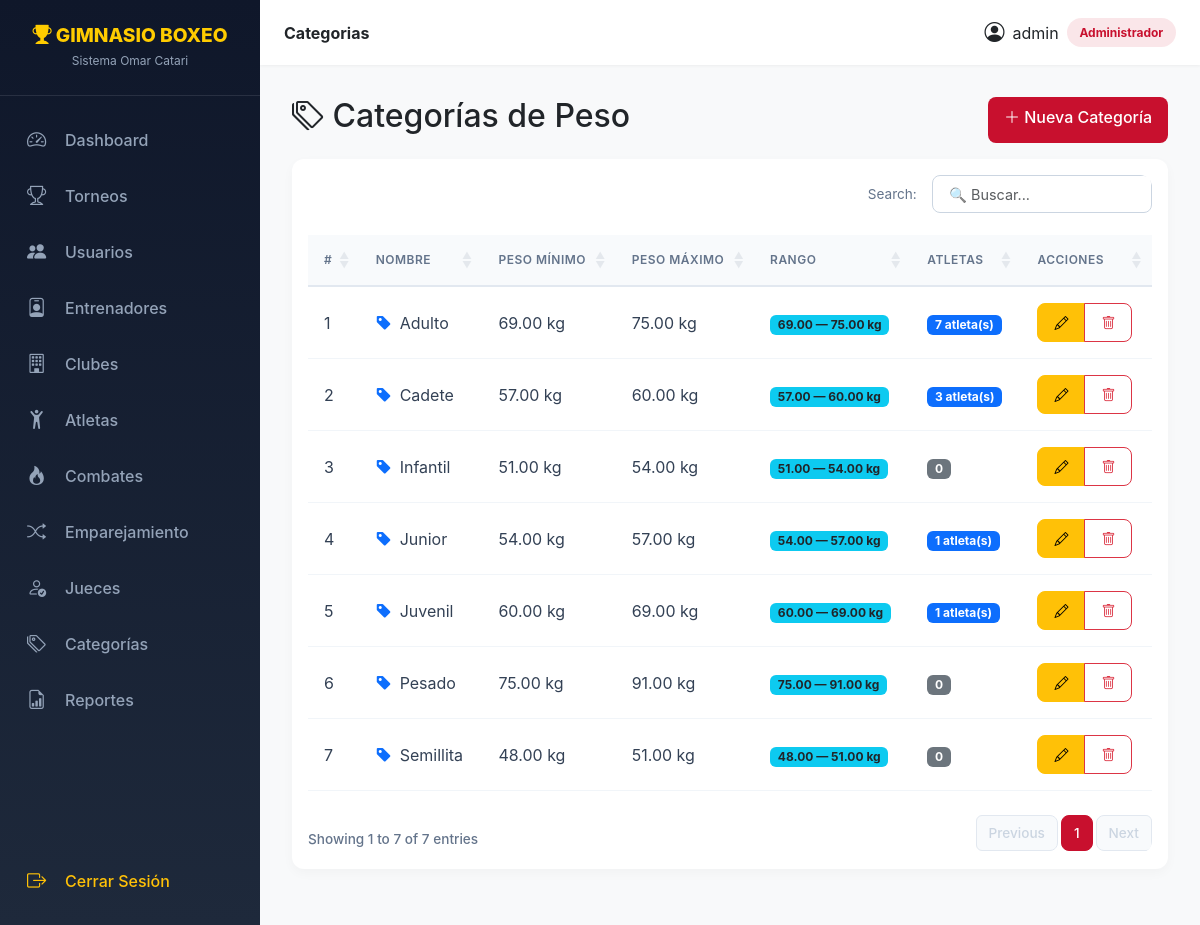
The page /index.php?c=categorias&a=index (signed in) on the database its author committed.
### tables this page shows
CREATE TABLE `categorias` (
  `id_categoria` int NOT NULL,
  `nombre_categoria` varchar(50) NOT NULL,
  `peso_min` decimal(5,2) DEFAULT NULL,
  `peso_max` decimal(5,2) DEFAULT NULL
);

### core/Controller.php (called while the page is built, shortened)
<?php
abstract class Controller {
    protected function view(string $vista, array $datos = [], string $layout = 'main'): void {
        extract($datos);
        $contenidoVista = __DIR__ . '/../views/' . $vista . '.php';
        include $contenidoVista;
    }
}

### controllers/CategoriasController.php (called while the page is built, shortened)
<?php
class CategoriasController extends Controller {
    public function index(): void {
        try {
            $categorias = (new Categoria())->todos();
            $modelo = new Categoria();
            $atletasPorCategoria = [];
            foreach ($categorias as $c) {
                $atletasPorCategoria[$c['id_categoria']] = $modelo->contarAtletas((int)$c['id_categoria']);
            }
            $this->view('categorias/index', compact('categorias', 'atletasPorCategoria'));
        } catch (Exception $e) {
            error_log("[CategoriasController::index] " . $e->getMessage());
            $_SESSION['error'] = "Error al cargar la lista de categorías";
            $this->redirect('index.php?c=dashboard&a=index');
        }
    }
}

### index.php (called while the page is built, shortened)
<?php
spl_autoload_register(function ($class) {
    $directorios = [
        'models' => __DIR__ . '/models/',
        'controllers' => __DIR__ . '/controllers/',
    ];
    foreach ($directorios as $tipo => $directorio) {
        $archivo = $directorio . $class . '.php';
        if (file_exists($archivo)) {
            return true;
        }
    }
    return false;
});
$accion = $_GET['a'] ?? 'login';
try {
    $ctrl = new $claseControlador();
    $ctrl->$accion();
} catch (Exception $e) {
    error_log("Error en el controlador: " . $e->getMessage());
    if (defined('DEBUG') && DEBUG === true) {
        die("Error: " . $e->getMessage());
    } else {
        die("Error interno del servidor. Por favor, contacte al administrador.");
    }
}

### core/Database.php (called while the page is built, shortened)
<?php
class Database {
    private static $instance = null;
    private function __construct() {
        try {
            $dsn = "mysql:host=".DB_HOST.";dbname=".DB_NAME.";charset=utf8mb4";
            $this->pdo = new PDO($dsn, DB_USER, DB_PASS, [
                PDO::ATTR_ERRMODE => PDO::ERRMODE_EXCEPTION,
                PDO::ATTR_DEFAULT_FETCH_MODE => PDO::FETCH_ASSOC,
            ]);
        } catch (PDOException $e) {
            die("Error de conexión: " . $e->getMessage());
        }
    }
    public static function getInstance(): PDO {
        if (self::$instance === null) {
            self::$instance = new self();
        }
        return self::$instance->pdo;
    }
}

### core/Model.php (called while the page is built, shortened)
<?php
abstract class Model {
    public function __construct() {
        $this->db = Database::getInstance();
    }
}

### models/Categoria.php (called while the page is built, shortened)
<?php
class Categoria extends Model {
    public function todos(): array {
        return $this->db->query("SELECT * FROM categorias ORDER BY nombre_categoria")->fetchAll();
    }
    public function contarAtletas(int $id): int {
        try {
            $stmt = $this->db->prepare("SELECT COUNT(*) FROM atletas WHERE id_categoria = ?");
            $stmt->execute([$id]);
            return (int)$stmt->fetchColumn();
        } catch (Exception $e) {
            return 0;
        }
    }
}

### views/categorias/index.php (the view, shortened to what this page needs)
<?php $rol = $_SESSION['usuario']['rol'] ?? 'Consulta'; ?>
<div class="d-flex justify-content-between mb-3">
    <h2><i class="bi bi-tags"></i> Categorías de Peso</h2>
    <?php if($rol === 'Administrador'): ?>
        <a href="?c=categorias&a=form" class="btn btn-primary">
            <i class="bi bi-plus-lg"></i> Nueva Categoría
        </a>
    <?php endif; ?>
</div>
<div class="card">
    <div class="card-body">
        <div class="table-responsive">
            <table class="table table-hover datatable">
                <thead class="table-dark">
                    <tr>
                        <th>#</th>
                        <th>Nombre</th>
                        <th>Peso Mínimo</th>
                        <th>Peso Máximo</th>
                        <th>Rango</th>
                        <th>Atletas</th>
                        <th>Acciones</th>
                    </tr>
                </thead>
                <tbody>
                    <?php
                    $pos = 1;
                    foreach($categorias as $c):
                        $cantAtletas = $atletasPorCategoria[$c['id_categoria']] ?? 0;
                    ?>
                    <tr>
                        <td><?= $pos++ ?></td>
                        <td>
                            <div class="d-flex align-items-center">
                                <i class="bi bi-tag-fill me-2 text-primary"></i>
                                <?= htmlspecialchars($c['nombre_categoria']) ?>
                            </div>
                        </td>
                        <td>
                            <?= $c['peso_min'] !== null
                                ? number_format((float)$c['peso_min'], 2) . ' kg'
                                : '<span class="text-muted">—</span>' ?>
                        </td>
                        <td>
                            <?= $c['peso_max'] !== null
                                ? number_format((float)$c['peso_max'], 2) . ' kg'
                                : '<span class="text-muted">—</span>' ?>
                        </td>
                        <td>
                            <span class="badge bg-info text-dark">
                                <?php if ($c['peso_min'] === null && $c['peso_max'] === null): ?>
                                    Sin rango
                                <?php else: ?>
                                    <?= ($c['peso_min'] !== null ? number_format((float)$c['peso_min'], 2) : '?') ?>
                                    —
                                    <?= ($c['peso_max'] !== null ? number_format((float)$c['peso_max'], 2) : '?') ?> kg
                                <?php endif; ?>
                            </span>
                        </td>
                        <td>
                            <?php if ($cantAtletas > 0): ?>
                                <span class="badge bg-primary"><?= $cantAtletas ?> atleta(s)</span>
                            <?php else: ?>
                                <span class="badge bg-secondary">0</span>
                            <?php endif; ?>
                        </td>
                        <td>
                            <div class="btn-group btn-group-sm">
                                <?php if($rol === 'Administrador'): ?>
                                    <a class="btn btn-sm btn-warning" href="?c=categorias&a=form&id=<?= $c['id_categoria'] ?>">
                                        <i class="bi bi-pencil"></i>
                                    </a>
                                    <a class="btn btn-sm btn-outline-danger"
                                       onclick="return confirm('¿Estás seguro de eliminar esta categoría? Solo es posible si no tiene atletas asociados.')"
                                       href="?c=categorias&a=eliminar&id=<?= $c['id_categoria'] ?>">
                                        <i class="bi bi-trash"></i>
                                    </a>
                                <?php endif; ?>
                            </div>
                        </td>
                    </tr>
                    <?php endforeach; ?>
                </tbody>
            </table>
        </div>
    </div>
</div>

### public/css/style.css (style rules this page uses)
:root { --primary: #c8102e; --primary-dark: #8b0a1f; --accent: #ffcc00; --dark: #0f172a; --gray: #1e293b; --light: #f8fafc; --sidebar-width: 260px; --topbar-height: 65px; }
body { background-color: var(--light); font-family: 'Inter', 'Segoe UI', Roboto, sans-serif; margin: 0; padding: 0; overflow-x: hidden; display: flex; min-height: 100vh; }
.card { border: none; border-radius: 12px; box-shadow: 0 4px 12px rgba(0,0,0,0.03); background: #fff; margin-bottom: 1.5rem; transition: transform 0.2s ease, box-shadow 0.2s ease; }
.btn { border-radius: 8px; font-weight: 500; padding: 0.5rem 1rem; transition: all 0.2s; }
.btn-primary { background: var(--primary); border: none; }
.table-responsive { border-radius: 12px; overflow: hidden; }
.table { margin-bottom: 0; }
.table thead th { background: #f8fafc; color: #64748b; font-weight: 600; text-transform: uppercase; font-size: 0.75rem; letter-spacing: 0.5px; border-bottom: 2px solid #e2e8f0; padding: 1rem; }
.table tbody td { padding: 1rem; vertical-align: middle; color: #334155; border-bottom: 1px solid #f1f5f9; }

### rows shown on the page
categorias: nombre_categoria "Adulto", peso_min "69.00", peso_max "75.00", id_categoria "7"
categorias: nombre_categoria "Cadete", peso_min "57.00", peso_max "60.00", id_categoria "3"
categorias: nombre_categoria "Infantil", peso_min "51.00", peso_max "54.00"
categorias: nombre_categoria "Junior", peso_min "54.00", peso_max "57.00", id_categoria "1"
categorias: nombre_categoria "Juvenil", peso_min "60.00", peso_max "69.00", id_categoria "1"
categorias: nombre_categoria "Pesado", peso_min "75.00", peso_max "91.00"
categorias: nombre_categoria "Semillita", peso_min "48.00", peso_max "51.00"

### other values the page prints
$_SESSION['usuario']['username'] "admin"
$rol "Administrador"
